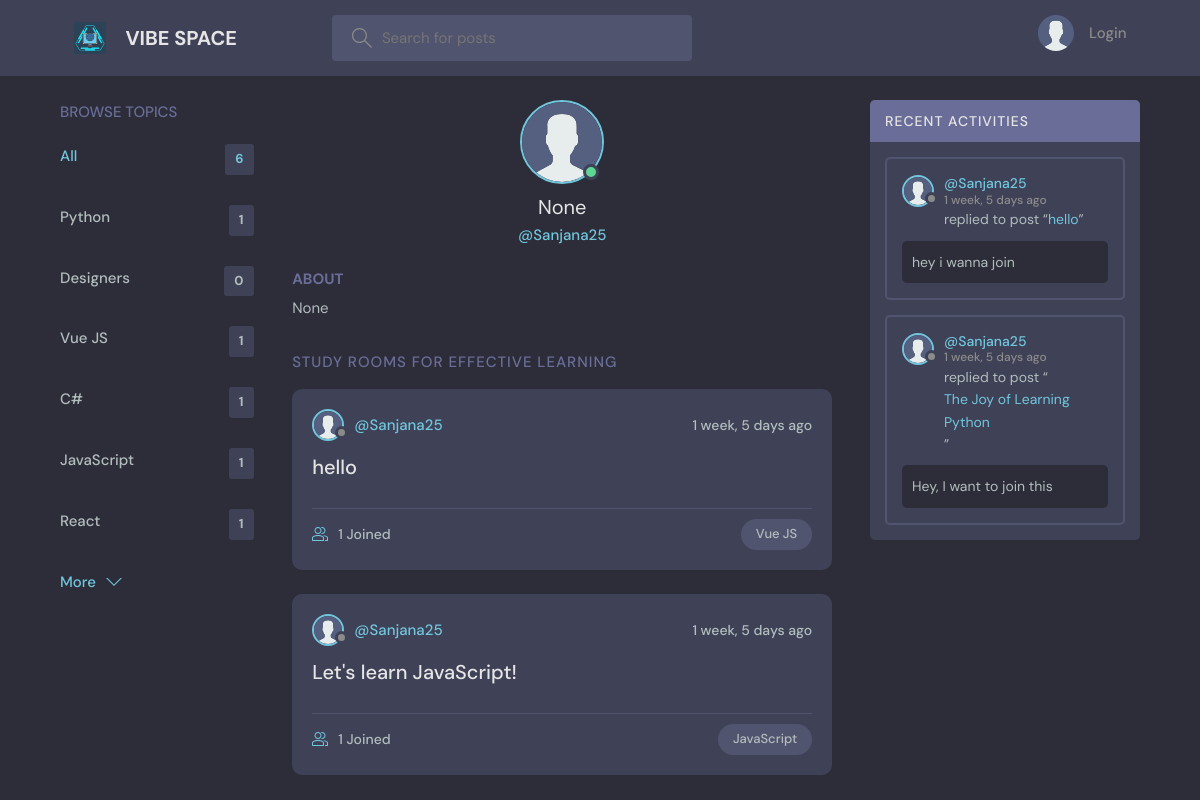
The page /profile/7/ on the database its author committed.
### base/models.py (models this page shows, shortened)
class Topic(models.Model):
    name = models.CharField(max_length=200)

class User(AbstractUser):
    name = models.CharField(max_length=200, null=True)
    email = models.EmailField(unique=True, null=True)
    bio = models.TextField(null=True)
    avatar = models.ImageField(null=True, default="avatar.svg")
    USERNAME_FIELD = 'email'
    REQUIRED_FIELDS = []

class Room(models.Model):
    host = models.ForeignKey(User, on_delete=models.SET_NULL, null=True)
    topic = models.ForeignKey(Topic, on_delete=models.SET_NULL, null=True)
    name = models.CharField(max_length=200)
    description = models.TextField(null=True, blank=True)
    participants = models.ManyToManyField(
        User, related_name='participants', blank=True)
    updated = models.DateTimeField(auto_now=True)
    created = models.DateTimeField(auto_now_add=True)
    class Meta:
        ordering = ['-updated', '-created']
    def __str__(self):
        return self.name

class Message(models.Model):
    user = models.ForeignKey(User, on_delete=models.CASCADE)
    room = models.ForeignKey(Room, on_delete=models.CASCADE)
    body = models.TextField()
    updated = models.DateTimeField(auto_now=True)
    created = models.DateTimeField(auto_now_add=True)
    class Meta:
        ordering = ['-updated', '-created']

### base/views.py (the view)
# urls.py: path('profile/<str:pk>/', views.userProfile, name="user-profile"),
def userProfile(request, pk):
    user = User.objects.get(id=pk)
    rooms = user.room_set.all()
    room_messages = user.message_set.all()
    topics = Topic.objects.all()
    context = {'user': user, 'rooms': rooms,
               'room_messages': room_messages, 'topics': topics}
    return render(request, 'base/profile.html', context)

### base/templates/base/profile.html (shortened to what this page needs)
{% extends 'main.html' %}
{% block content %}
<main class="profile-page layout layout--3">
  <div class="container">
    {% include 'base/topics_component.html' %}
    <div class="roomList">
      <div class="profile">
        <div class="profile__avatar">
          <div class="avatar avatar--large active">
            <img src="{{user.avatar.url}}" />
          </div>
        </div>
        <div class="profile__info">
          <h3>{{user.name}}</h3>
          <p>@{{user.username}}</p>
        </div>
        <div class="profile__about">
          <h3>About</h3>
          <p>
            {{user.bio}}
          </p>
        </div>
      </div>
      <div class="roomList__header">
        <div>
          <h2>Study Rooms for Effective Learning</a>
          </h2>
        </div>
      </div>
      {% include 'base/feed_component.html' %}
    </div>
    {% include 'base/activity_component.html' %}
  </div>
</main>
{% endblock content %}

### templates/main.html (shortened to what this page needs)
<!DOCTYPE html>
{% load static %}
<html lang="en">
<head>
    <link rel="stylesheet" href="{% static 'styles/style.css' %}" />
</head>
<body>
    {% include 'navbar.html' %}
    {% block content %}
    {% endblock %}
</body>
</html>

### templates/navbar.html (shortened to what this page needs)
{% load static %}
<header class="header header--loggedIn">
    <div class="container">
        <a href="{% url 'home' %}" class="header__logo">
            <img src="{% static 'images/favicon.png' %}" />
            <h1>VIBE SPACE</h1>
        </a>
        <form class="header__search" method="GET" action="{% url 'home' %}">
            <label>
                <input name="q" placeholder="Search for posts" />
            </label>
        </form>
        <nav class="header__menu">
            {% if request.user.is_authenticated %}
            <div class="header__user">
                <a href="{% url 'update-user' %}">
                    <div class="avatar avatar--medium active">
                        <img src="{{request.user.avatar.url}}" />
                    </div>
                    <p>{{request.user.username}} <span>@{{request.user.username}}</span></p>
                </a>
                <button class="dropdown-button">
                    <svg version="1.1" xmlns="http://www.w3.org/2000/svg" width="32" height="32" viewBox="0 0 32 32">
                        <title>chevron-down</title>
                        <path d="M16 21l-13-13h-3l16 16 16-16h-3l-13 13z"></path>
                    </svg>
                </button>
            </div>
            {% else %}
            <a href="{% url 'login' %}">
                <img src="{% static 'images/avatar.svg' %}" />
                <p>Login</p>
            </a>
            {% endif %}
        </nav>
    </div>
</header>

### base/templates/base/topics_component.html
<div class="topics">
    <div class="topics__header">
        <h2>Browse Topics</h2>
    </div>
    <ul class="topics__list">
        <li>
            <a href="{% url 'home' %}" class="active">All <span>{{topics.count}}</span></a>
        </li>
        {% for topic in topics %}
        <li>
            <a href="{% url 'home' %}?q={{topic.name}}">{{topic.name}}<span>{{topic.room_set.all.count}}</span></a>
        </li>
        {% endfor %}
    </ul>
    <a class="btn btn--link" href="{% url 'topics' %}">
        More
        <svg version="1.1" xmlns="http://www.w3.org/2000/svg" width="32" height="32" viewBox="0 0 32 32">
            <title>chevron-down</title>
            <path d="M16 21l-13-13h-3l16 16 16-16h-3l-13 13z"></path>
        </svg>
    </a>
</div>

### base/templates/base/feed_component.html (shortened to what this page needs)
{% for room in rooms %}
<div class="roomListRoom">
    <div class="roomListRoom__header">
        <a href="{% url 'user-profile' room.host.id %}" class="roomListRoom__author">
            <div class="avatar avatar--small">
                <img src="{{room.host.avatar.url}}" />
            </div>
            <span>@{{room.host.username}}</span>
        </a>
        <div class="roomListRoom__actions">
            <span>{{room.created|timesince}} ago</span>
        </div>
    </div>
    <div class="roomListRoom__content">
        <a href="{% url 'room' room.id %}">{{room.name}}</a>
    </div>
    <div class="roomListRoom__meta">
        <a href="{% url 'room' room.id %}" class="roomListRoom__joined">
            {{room.participants.all.count}} Joined
        </a>
        <p class="roomListRoom__topic">{{room.topic.name}}</p>
    </div>
</div>
{% endfor %}

### base/templates/base/activity_component.html (shortened to what this page needs)
<div class="activities">
    <div class="activities__header">
        <h2>Recent Activities</h2>
    </div>
    {% for message in room_messages %}
    <div class="activities__box">
        <div class="activities__boxHeader roomListRoom__header">
            <a href="{% url 'user-profile' message.user.id %}" class="roomListRoom__author">
                <div class="avatar avatar--small">
                    <img src="{{message.user.avatar.url}}" />
                </div>
                <p>
                    @{{message.user.username}}
                    <span>{{message.created|timesince}} ago</span>
                </p>
            </a>
        </div>
        <div class="activities__boxContent">
            <p>replied to post “<a href="{% url 'room' message.room.id %}">{{message.room}}</a>”</p>
            <div class="activities__boxRoomContent">{{message.body}}</div>
        </div>
    </div>
    {% endfor %}
</div>

### rows shown on the page
Topic: name "Python", room_set.all.count "1"
Topic: name "Designers", room_set.all.count "0"
Topic: name "Vue JS", room_set.all.count "1"
Topic: name "C#", room_set.all.count "1"
Topic: name "JavaScript", room_set.all.count "1"
Topic: name "React", room_set.all.count "1"
User: avatar (placeholder picture), name "None", username "Sanjana25", bio "None"
Room: host.avatar (placeholder picture), host.username "Sanjana25", created "1 week, 5 days", name "hello", participants.all.count "1", topic.name "Vue JS"
Room: host.avatar (placeholder picture), host.username "Sanjana25", created "1 week, 5 days", name "Let's learn JavaScript!", participants.all.count "1", topic.name "JavaScript"
Message: user.avatar (placeholder picture), user.username "Sanjana25", created "1 week, 5 days", room "hello", body "hey i wanna join"
Message: user.avatar (placeholder picture), user.username "Sanjana25", created "1 week, 5 days", room "The Joy of Learning Python", body "Hey, I want to join this"

### other values the page prints
{{ topics.count }} "6"
